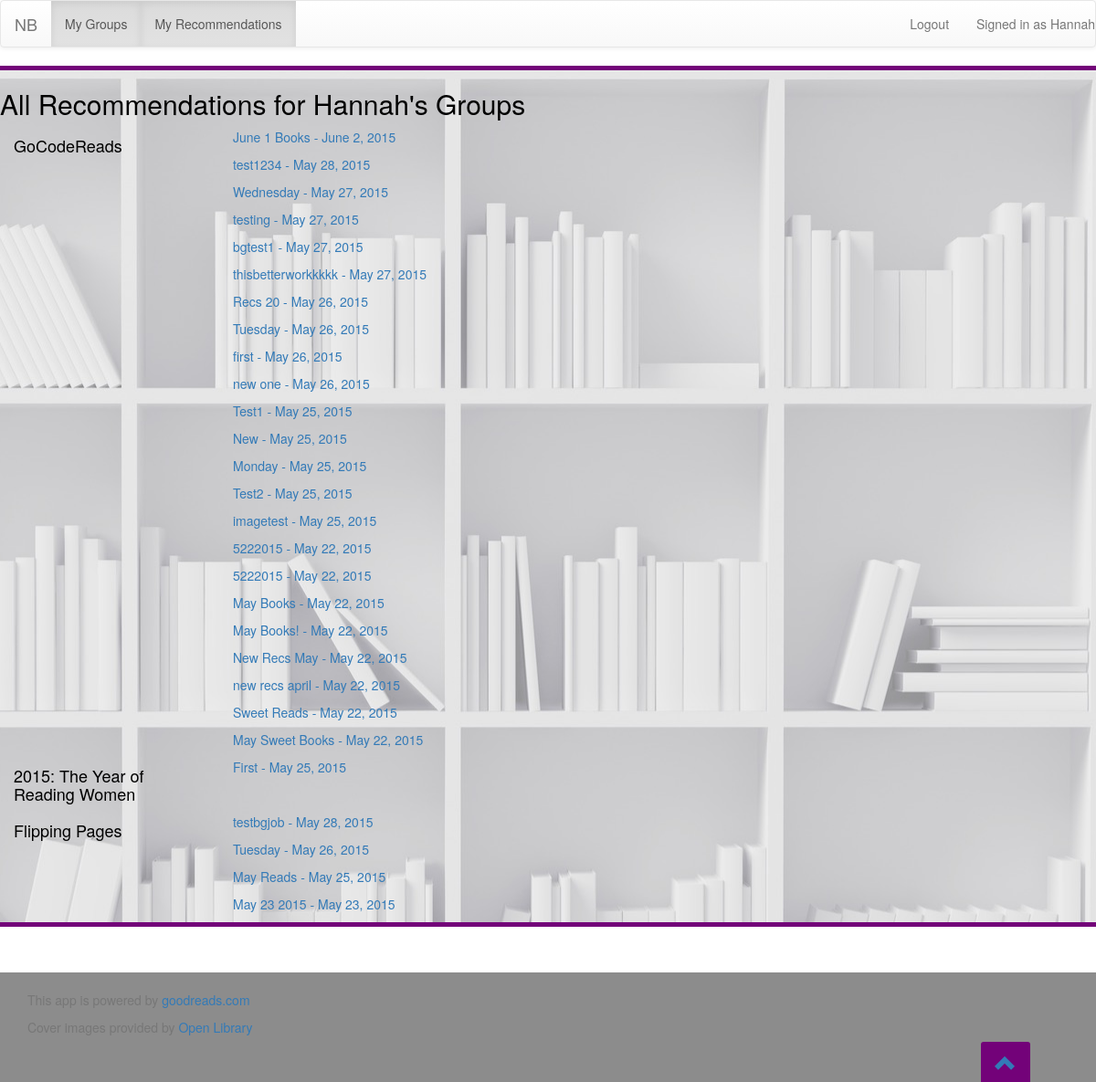
The page /recommendations (signed in) on the database its author committed.
### groups/models.py (models this page shows)
class Group(models.Model):
	users = models.ManyToManyField(User)
	title = models.CharField(max_length=200)
	gr_group_id = models.IntegerField(unique=True)
	def __str__(self):
		return self.title

class Recommendation(models.Model):
	books = models.ManyToManyField(Book)
	group = models.ForeignKey(Group)
	name = models.CharField(max_length=200)
	pubdate = models.DateField(auto_now_add=True)
	def __str__(self):
		return self.name

### groups/views.py (the view)
# urls.py: url(r'^recommendations$', 'groups.views.my_rec', name='myrec'),
@login_required(login_url='members:signin')
def my_rec(request):
	user = request.user
	groups = user.group_set.all()
	print groups
	group_recs = {}
	recs = Recommendation.objects.filter(group = groups[0].id)
	print recs
	for this_group in groups:
		group_recs[this_group] = Recommendation.objects.filter(group = this_group.id).order_by('-pubdate')
	print group_recs
	return render(request,'groups/myrecommendations.html',{'user': user, 'group_recs': group_recs})

### groups/views.py (called while the page is built)
@register.filter
def get_item(dictionary,key):
	return dictionary.get(key)

### groups/templates/groups/myrecommendations.html
{% extends "nextbook/base_site.html" %}
{% block content %}
{% load staticfiles %}
{%if group_recs%}
	<h2>All Recommendations for {{user.first_name}}'s Groups</h2>
	<div class="container-fluid">
    	{% for group in group_recs%}
			<div class="row">
        	<div class="col-md-2"><h4>{{group.title}}</h4></div>
        	{% if group_recs|get_item:group %}
				<div class="col-md-10">
					{% for rec in group_recs|get_item:group %}
					<ul class="recs">
						<a href = "{%url 'groups:showrec' group.gr_group_id rec.id%}">{{rec.name}} - {{rec.pubdate}}</a>
					</ul>
					{% endfor %}
				</div>
			{% else %}
			<div class="col-md-10">
			<p>There are no Recommendations yet for this group</p></div>
		{% endif %}
	</div>
	{% endfor %}
{% else %}
    <p>There are no Recommendations yet for your groups</p>
{% endif %}
</div>
<ul class="nav pull-right scroll-top">
  <li><a href="" title="Scroll to top"><i class="glyphicon glyphicon-chevron-up"></i></a></li>
</ul>
{% endblock %}

### nextbook/templates/nextbook/base_site.html (shortened to what this page needs)
<html>
<head>
{% load staticfiles %}
<link rel="stylesheet" href="{% static "nextbook/main.css" %}">
<link rel="stylesheet" href="https://maxcdn.bootstrapcdn.com/bootstrap/3.3.4/css/bootstrap.min.css">
<link rel="stylesheet" href="https://maxcdn.bootstrapcdn.com/bootstrap/3.3.4/css/bootstrap-theme.min.css">
{% block navbar %}
{% load staticfiles %}
<nav class="navbar navbar-default">
  <div class="container-fluid">
    <div class="navbar-header">
      <a class="navbar-brand" href="{% url 'main' %}">NB</a>
    </div>
    <div class="collapse navbar-collapse" id="bs-example-navbar-collapse-1">
      <ul class="nav navbar-nav">
        <li class="active"><a href="{% url 'members:home' %}">My Groups<span class="sr-only">(current)</span></a></li>
        <li class="active"><a href="{% url 'myrec' %}">My Recommendations<span class="sr-only">(current)</span></a></li>
      </ul>
      <ul class="nav navbar-nav navbar-right">
        <p class="navbar-text navbar-right">Signed in as <a href="{% url 'members:home' %}" class="navbar-link">{{user.first_name}}</a></p>
        <li><a href="{% url 'members:logout' %}">Logout</a></li>
      </ul>
    </div>
  </div>
</nav>
{% endblock %}
</head>
<body id = "backdrop">
<div id="content">
	{% block content %}
	{% endblock %}
</div>
</body>
<div id="footer">
  <div class="container">
    <p class="text-muted">This app is powered by <a href="http://www.goodreads.com">goodreads.com</a></p>
    <p class="text-muted">Cover images provided by <a href="https://openlibrary.org/dev/docs/api/covers">Open Library</a></p>
  </div>
</div>
</html>

### nextbook/static/nextbook/main.css (style rules this page uses)
#content { background: #8c8c8c url("nextbook2.jpg") repeat right top; color: black; border-top: 5px; border-bottom: 5px; border-left: 0px; border-right: 0px; border-style: solid; border-color: #730279; }
#footer { height: 120px; background-color: #8c8c8c; color: white; margin-top:50px; padding-top:20px; padding-bottom:20px; }
.scroll-top { position:fixed; bottom:0; right:6%; z-index:100; background: #730279; font-size:24px; border-top-left-radius:3px; border-top-right-radius:3px; }
.col-md-2 { font-weight: bold; }

### rows shown on the page
Group: title "GoCodeReads"
Recommendation: name "June 1 Books", pubdate "June 2, 2015"
Recommendation: name "test1234", pubdate "May 28, 2015"
Recommendation: name "Wednesday", pubdate "May 27, 2015"
Recommendation: name "testing", pubdate "May 27, 2015"
Recommendation: name "bgtest1", pubdate "May 27, 2015"
Recommendation: name "thisbetterworkkkkk", pubdate "May 27, 2015"
Recommendation: name "Recs 20", pubdate "May 26, 2015"
Recommendation: name "Tuesday", pubdate "May 26, 2015"
Recommendation: name "first", pubdate "May 26, 2015"
Recommendation: name "new one", pubdate "May 26, 2015"
Recommendation: name "Test1", pubdate "May 25, 2015"
Recommendation: name "New", pubdate "May 25, 2015"
Recommendation: name "Monday", pubdate "May 25, 2015"
Recommendation: name "Test2", pubdate "May 25, 2015"
Recommendation: name "imagetest", pubdate "May 25, 2015"
Recommendation: name "5222015", pubdate "May 22, 2015"
Recommendation: name "5222015", pubdate "May 22, 2015"
Recommendation: name "May Books", pubdate "May 22, 2015"
Recommendation: name "May Books!", pubdate "May 22, 2015"
Recommendation: name "New Recs May", pubdate "May 22, 2015"
Recommendation: name "new recs april", pubdate "May 22, 2015"
Recommendation: name "Sweet Reads", pubdate "May 22, 2015"
Recommendation: name "May Sweet Books", pubdate "May 22, 2015"
Group: title "2015: The Year of Reading Women"
Recommendation: name "First", pubdate "May 25, 2015"
Group: title "Flipping Pages"
Recommendation: name "testbgjob", pubdate "May 28, 2015"
Recommendation: name "Tuesday", pubdate "May 26, 2015"
Recommendation: name "May Reads", pubdate "May 25, 2015"
Recommendation: name "May 23 2015", pubdate "May 23, 2015"

### other values the page prints
{{ user.first_name }} "Hannah"
